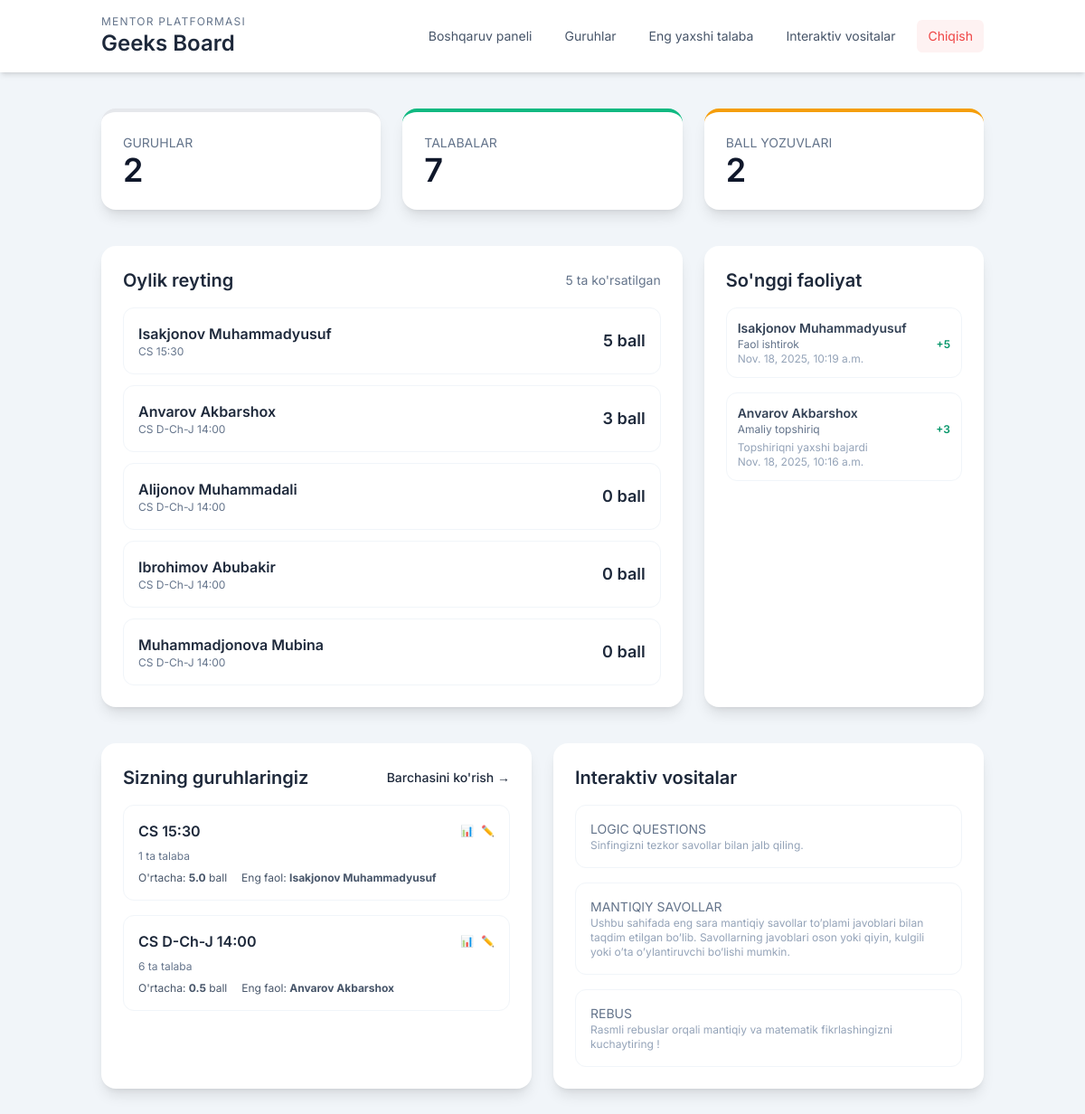
The page / (signed in) on the database its author committed.
### core/models.py (models this page shows, shortened)
class Student(models.Model):
    group = models.ForeignKey(
        Group,
        on_delete=models.CASCADE,
        related_name='students',
    )
    full_name = models.CharField(max_length=200)
    birth_date = models.DateField(null=True, blank=True)
    phone = models.CharField(max_length=32, blank=True)
    parent_phone = models.CharField(max_length=32, blank=True)
    notes = models.TextField(blank=True)
    class Meta:
        ordering = ['full_name']

class Group(models.Model):
    mentor = models.ForeignKey(
        Mentor,
        on_delete=models.CASCADE,
        related_name='groups',
    )
    name = models.CharField(max_length=150)
    subject = models.CharField(max_length=120, blank=True)
    schedule = models.CharField(max_length=255, blank=True)
    start_date = models.DateField(null=True, blank=True)
    class Meta:
        unique_together = ('mentor', 'name')
        ordering = ['name']
    def student_count(self) -> int:
        return self.students.count()

class StudentPoint(models.Model):
    student = models.ForeignKey(
        Student,
        on_delete=models.CASCADE,
        related_name='points',
    )
    category = models.ForeignKey(
        PointCategory,
        on_delete=models.CASCADE,
        related_name='student_points',
    )
    score = models.SmallIntegerField(help_text='Can be positive (added) or negative (removed)')
    reason = models.CharField(max_length=255, blank=True, help_text='Why points were given or removed')
    date = models.DateTimeField(default=timezone.now)
    note = models.CharField(max_length=255, blank=True)
    class Meta:
        ordering = ['-date']

class PointCategory(models.Model):
    PARTICIPATION = 'participation'
    ATTENDANCE = 'attendance'
    HOMEWORK = 'homework'
    DISCIPLINE = 'discipline'
    KNOWLEDGE = 'knowledge'
    CATEGORY_CHOICES = [
        (PARTICIPATION, 'Participation'),
        (ATTENDANCE, 'Attendance'),
        (HOMEWORK, 'Homework'),
        (DISCIPLINE, 'Discipline'),
        (KNOWLEDGE, 'Knowledge'),
    ]
    name = models.CharField(max_length=120, unique=True)
    slug = models.SlugField(max_length=80, unique=True)
    description = models.TextField(blank=True)
    max_score = models.PositiveSmallIntegerField(default=10)
    is_active = models.BooleanField(default=True)
    class Meta:
        ordering = ['name']

class InteractiveCategory(models.Model):
    name = models.CharField(max_length=150, unique=True)
    description = models.TextField(blank=True)
    color = models.CharField(
        max_length=20,
        help_text='Tailwind color keyword such as emerald, purple, sky',
        default='sky',
    )
    is_active = models.BooleanField(default=True)
    class Meta:
        ordering = ['name']

### core/views.py (the view)
# urls.py: path('', views.dashboard, name='dashboard'),
@login_required
def dashboard(request):
    mentor = _require_mentor(request)
    if not mentor:
        return redirect('login')
    groups = mentor.groups.prefetch_related('students')
    student_ids = Student.objects.filter(group__mentor=mentor).values_list('id', flat=True)
    start, end = _current_month_range()
    leaderboard = (
        Student.objects.filter(id__in=student_ids)
        .annotate(
            month_total=Sum(
                'points__score',
                filter=models.Q(points__date__date__range=(start, end)),
                default=0,
            )
        )
        .order_by('-month_total', 'full_name')[:5]
    )
    stats = {
        'group_count': groups.count(),
        'student_count': sum(group.students.count() for group in groups),
        'point_entries': StudentPoint.objects.filter(student__group__mentor=mentor).count(),
    }
    recent_points = (
        StudentPoint.objects.filter(student__group__mentor=mentor)
        .select_related('student', 'category')
        .order_by('-date')[:5]
    )
    group_analytics = []
    for group in groups:
        avg_score = group.students.annotate(
            total_points=Sum('points__score', default=0)
        ).aggregate(avg=Avg('total_points'))['avg'] or 0
        most_active = (
            group.students.annotate(
                activity_count=Count('points', filter=Q(points__score__gt=0))
            )
            .order_by('-activity_count')
            .first()
        )
        group_analytics.append({
            'group': group,
            'avg_score': round(avg_score, 1),
            'most_active': most_active,
        })
    context = {
        'mentor': mentor,
        'groups': groups,
        'leaderboard': leaderboard,
        'stats': stats,
        'recent_points': recent_points,
        'categories': PointCategory.objects.filter(is_active=True),
        'interactive_categories': InteractiveCategory.objects.filter(is_active=True)[:4],
        'group_analytics': group_analytics,
    }
    return render(request, 'dashboard.html', context)

### core/views.py (called while the page is built)
def _current_month_range(target_date: Optional[date] = None):
    today = target_date or date.today()
    start = today.replace(day=1)
    _, last_day = calendar.monthrange(today.year, today.month)
    end = today.replace(day=last_day)
    return start, end

def _require_mentor(request):
    mentor = getattr(request.user, 'mentor_profile', None)
    if not mentor:
        messages.error(request, 'Bu hisobga mentor profili bog\'lanmagan.')
        return None
    return mentor

### project/templates/dashboard.html (shortened to what this page needs)
{% extends "base.html" %}
{% block content %}
<div class="grid gap-6 md:grid-cols-3">
    <div class="bg-white shadow-lg rounded-2xl p-6 border-t-4 border-accent">
        <p class="text-sm uppercase text-slate-500">Guruhlar</p>
        <p class="text-4xl font-semibold text-slate-900">{{ stats.group_count }}</p>
    </div>
    <div class="bg-white shadow-lg rounded-2xl p-6 border-t-4 border-emerald-500">
        <p class="text-sm uppercase text-slate-500">Talabalar</p>
        <p class="text-4xl font-semibold text-slate-900">{{ stats.student_count }}</p>
    </div>
    <div class="bg-white shadow-lg rounded-2xl p-6 border-t-4 border-amber-500">
        <p class="text-sm uppercase text-slate-500">Ball yozuvlari</p>
        <p class="text-4xl font-semibold text-slate-900">{{ stats.point_entries }}</p>
    </div>
</div>
<div class="mt-10 grid gap-6 lg:grid-cols-3">
    <div class="lg:col-span-2 bg-white shadow-lg rounded-2xl p-6">
        <div class="flex items-center justify-between mb-4">
            <h2 class="text-xl font-semibold text-slate-800">Oylik reyting</h2>
            <span class="text-sm text-slate-500">{{ leaderboard|length }} ta ko'rsatilgan</span>
        </div>
        <div class="space-y-3">
            {% for student in leaderboard %}
            <div class="flex items-center justify-between p-4 rounded-xl border border-slate-100 hover:border-accent/30">
                <div>
                    <p class="font-semibold text-slate-800">{{ student.full_name }}</p>
                    <p class="text-xs text-slate-500">{{ student.group.name }}</p>
                </div>
                <span class="text-lg font-semibold text-accent">{{ student.month_total|default:0 }} ball</span>
            </div>
            {% empty %}
            <p class="text-sm text-slate-500">Bu oy uchun ma'lumot yo'q.</p>
            {% endfor %}
        </div>
    </div>
    <div class="bg-white shadow-lg rounded-2xl p-6">
        <h2 class="text-xl font-semibold text-slate-800 mb-4">So'nggi faoliyat</h2>
        <div class="space-y-4 max-h-[320px] overflow-y-auto">
            {% for point in recent_points %}
            <div class="border border-slate-100 rounded-xl p-3">
                <p class="text-sm font-semibold text-slate-700">{{ point.student.full_name }}</p>
                <p class="text-xs text-slate-500 flex justify-between">
                    <span>{{ point.category.name }}</span>
                    <span class="font-semibold {% if point.score > 0 %}text-emerald-600{% elif point.score < 0 %}text-red-600{% else %}text-slate-600{% endif %}">
                        {% if point.score > 0 %}+{% endif %}{{ point.score }}
                    </span>
                </p>
                {% if point.reason %}
                <p class="text-xs text-slate-400 mt-1">{{ point.reason }}</p>
                {% endif %}
                <p class="text-xs text-slate-400">{{ point.date }}</p>
            </div>
            {% empty %}
            <p class="text-sm text-slate-500">Hali ball yozuvlari yo'q.</p>
            {% endfor %}
        </div>
    </div>
</div>
<div class="mt-10 grid gap-6 md:grid-cols-2">
    <div class="bg-white shadow-lg rounded-2xl p-6">
        <div class="flex items-center justify-between mb-4">
            <h2 class="text-xl font-semibold text-slate-800">Sizning guruhlaringiz</h2>
            <a href="{% url 'group_list' %}" class="text-sm text-accent hover:underline font-medium">Barchasini ko'rish →</a>
        </div>
        <div class="space-y-4">
            {% for group in groups %}
            <div class="border border-slate-100 hover:border-accent/30 rounded-xl p-4">
                <div class="flex items-center justify-between mb-2">
                    <a href="{% url 'student_list' group.id %}" class="font-semibold text-slate-800 hover:text-accent">
                        {{ group.name }}
                    </a>
                    <div class="flex gap-2">
                        <a href="{% url 'analytics_dashboard' group.id %}" class="text-xs text-slate-500 hover:text-purple-600" title="Analitika">📊</a>
                        <a href="{% url 'group_edit' group.id %}" class="text-xs text-slate-500 hover:text-accent" title="Tahrirlash">✏️</a>
                    </div>
                </div>
                <p class="text-xs text-slate-500 mb-2">{{ group.student_count }} ta talaba</p>
                {% for analytics in group_analytics %}
                    {% if analytics.group.id == group.id %}
                    <div class="flex gap-4 text-xs text-slate-600">
                        <span>O'rtacha: <strong>{{ analytics.avg_score }}</strong> ball</span>
                        {% if analytics.most_active %}
                        <span>Eng faol: <strong>{{ analytics.most_active.full_name }}</strong></span>
                        {% endif %}
                    </div>
                    {% endif %}
                {% endfor %}
            </div>
            {% endfor %}
        </div>
    </div>
    <div class="bg-white shadow-lg rounded-2xl p-6">
        <h2 class="text-xl font-semibold text-slate-800 mb-4">Interaktiv vositalar</h2>
        <div class="grid gap-4">
            {% for category in interactive_categories %}
            <a href="{% url 'interactive_question' category.id %}" class="block rounded-xl p-4 border border-slate-100 hover:border-accent/30">
                <p class="text-sm uppercase text-slate-500">{{ category.name }}</p>
                <p class="text-xs text-slate-400">{{ category.description|default:"Sinfingizni tezkor savollar bilan jalb qiling." }}</p>
            </a>
            {% empty %}
            <p class="text-sm text-slate-500">Admin panelida interaktiv kategoriyalarni qo'shing.</p>
            {% endfor %}
        </div>
    </div>
</div>
{% endblock %}

### project/templates/base.html (style rules this page uses)
body { font-family: 'Inter', sans-serif; background-color: #f8fafc; }

### rows shown on the page
Student: full_name "Isakjonov Muhammadyusuf", group.name "CS 15:30", month_total "5"
Student: full_name "Anvarov Akbarshox", group.name "CS D-Ch-J 14:00", month_total "3"
Student: full_name "Alijonov Muhammadali", group.name "CS D-Ch-J 14:00", month_total "0"
Student: full_name "Ibrohimov Abubakir", group.name "CS D-Ch-J 14:00", month_total "0"
Student: full_name "Muhammadjonova Mubina", group.name "CS D-Ch-J 14:00", month_total "0"
StudentPoint: student.full_name "Isakjonov Muhammadyusuf", category.name "Faol ishtirok", score "5", date "Nov. 18, 2025, 10:19 a.m."
StudentPoint: student.full_name "Anvarov Akbarshox", category.name "Amaliy topshiriq", score "3", reason "Topshiriqni yaxshi bajardi", date "Nov. 18, 2025, 10:16 a.m."
Group: name "CS 15:30", student_count "1", avg_score "5.0", most_active.full_name "Isakjonov Muhammadyusuf"
Group: name "CS D-Ch-J 14:00", student_count "6", avg_score "0.5", most_active.full_name "Anvarov Akbarshox"
InteractiveCategory: name "LOGIC QUESTIONS", description "Sinfingizni tezkor savollar bilan jalb qiling."
InteractiveCategory: name "MANTIQIY SAVOLLAR", description "Ushbu sahifada eng sara mantiqiy savollar to’plami javoblari bilan taqdim etilgan bo’lib. Savollarning javoblari oson yoki qiyin, kulgili yoki o’ta o’ylantiruvchi bo’lishi mumkin."
InteractiveCategory: name "REBUS", description "Rasmli rebuslar orqali mantiqiy va matematik fikrlashingizni kuchaytiring !"

### other values the page prints
{{ stats.group_count }} "2"
{{ stats.student_count }} "7"
{{ stats.point_entries }} "2"
{{ leaderboard|length }} "5"
